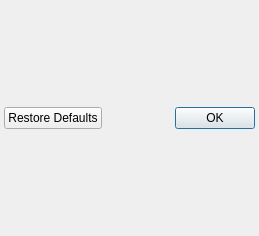
<?xml version="1.0" encoding="UTF-8"?>
<ui version="4.0">
 <class>PropertiesDialog</class>
 <widget class="QDialog" name="PropertiesDialog">
  <property name="geometry">
   <rect>
    <x>0</x>
    <y>0</y>
    <width>259</width>
    <height>236</height>
   </rect>
  </property>
  <property name="contextMenuPolicy">
   <enum>Qt::NoContextMenu</enum>
  </property>
  <layout class="QGridLayout" name="gridLayout">
   <property name="margin">
    <number>4</number>
   </property>
   <property name="spacing">
    <number>2</number>
   </property>
   <item row="1" column="0">
    <widget class="QDialogButtonBox" name="buttons">
     <property name="standardButtons">
      <set>QDialogButtonBox::Ok|QDialogButtonBox::RestoreDefaults</set>
     </property>
    </widget>
   </item>
   <item row="0" column="0">
    <layout class="QGridLayout" name="itemsLayout">
     <property name="spacing">
      <number>2</number>
     </property>
    </layout>
   </item>
  </layout>
 </widget>
 <resources/>
 <connections>
  <connection>
   <sender>buttons</sender>
   <signal>accepted()</signal>
   <receiver>PropertiesDialog</receiver>
   <slot>accept()</slot>
   <hints>
    <hint type="sourcelabel">
     <x>129</x>
     <y>220</y>
    </hint>
    <hint type="destinationlabel">
     <x>129</x>
     <y>117</y>
    </hint>
   </hints>
  </connection>
 </connections>
</ui>
